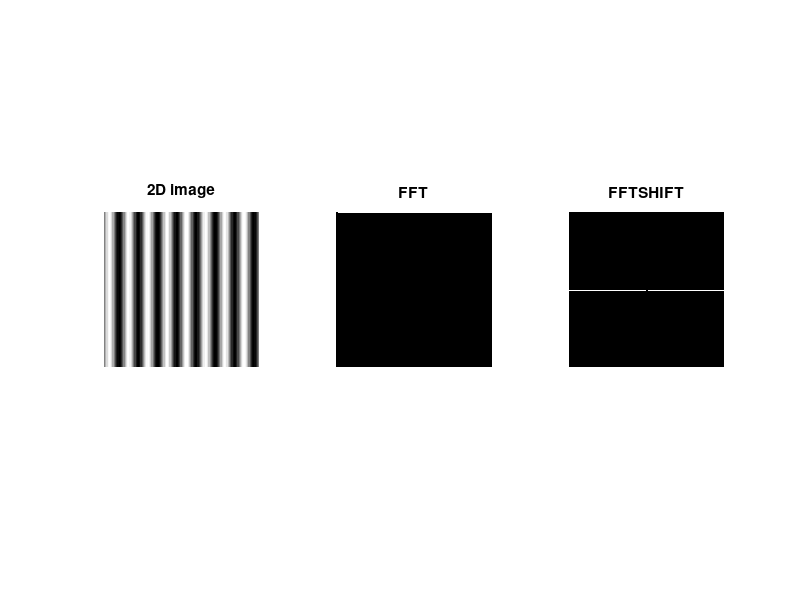
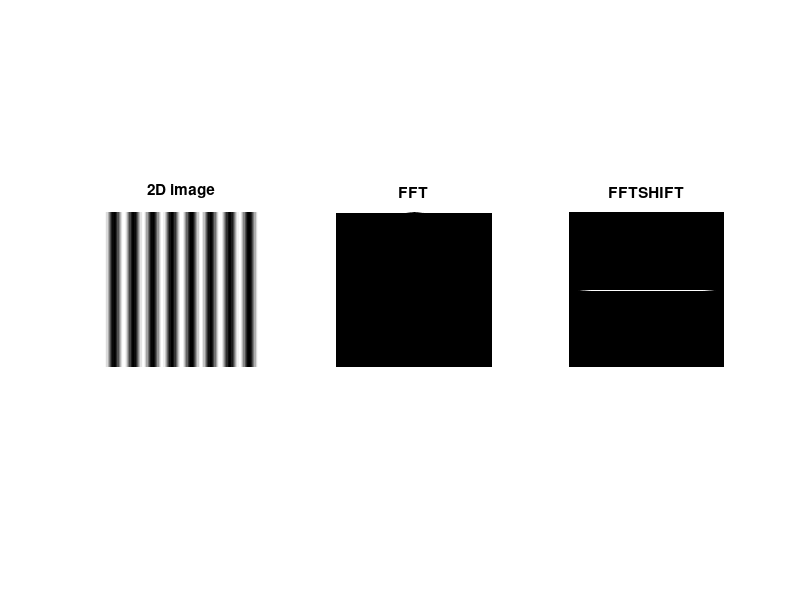
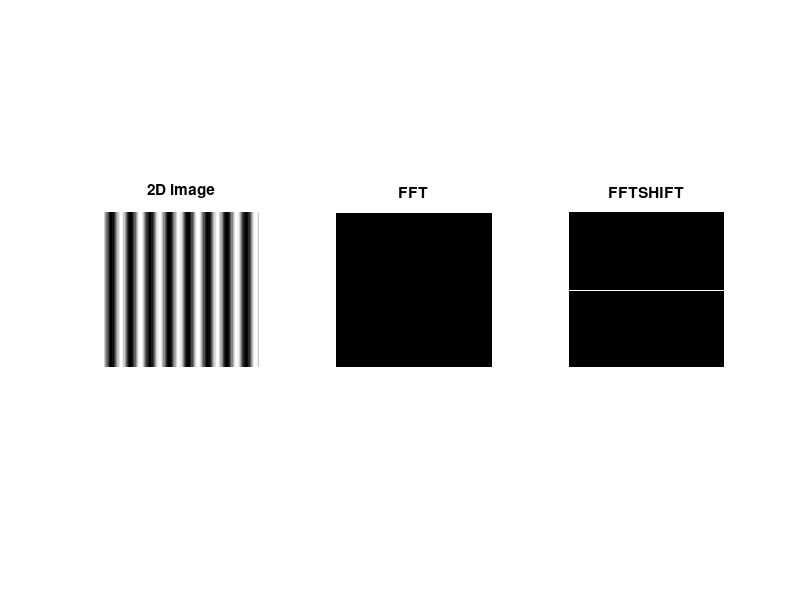

These figures' MATLAB source, in order:
% Part 4 Fourier Transform of a Sinudoid
%%A) Sine wave
N = 128;
image = zeros(N);
x = linspace(-pi,pi,N);

y = sin(x*8);
for i = 1:N
    %for j = 1:N
    image(i,:) = y(:);
    %image(i,j) = sin(2*pi*((j)/N)*8);
    %end
end

subplot(131);
imshow(mat2gray(image));
title('2D image');

%fft
F_image = fft2(image);
subplot(132);
imshow(abs(F_image));
title('FFT');

% recenter origin
subplot(133);
imshow(log(abs(fftshift(F_image))));
title('FFTSHIFT');

print('FFT_of_sinusoid','-dpng');

%%B)
x = linspace(-pi,pi,N);

y = sin(x*8+(pi/2));
for i = 1:N
    %for j = 1:N
    image(i,:) = y(:);
    %image(i,j) = sin(2*pi*((j)/N)*8);
    %end
end

subplot(131);
imshow(mat2gray(image));
title('2D image');

%fft
F_image = fft2(image);
subplot(132);
imshow(abs(F_image));
title('FFT');

% recenter origin
subplot(133);
imshow(log(abs(fftshift(F_image))));
title('FFTSHIFT');

print('FFT_sinusoid_non_itegral','-dpng');

% And Again
x = linspace(-pi,pi,N);

y = sin(x*8+(.789*pi));
for i = 1:N
    %for j = 1:N
    image(i,:) = y(:);
    %image(i,j) = sin(2*pi*((j)/N)*8);
    %end
end

subplot(131);
imshow(mat2gray(image));
title('2D image');

%fft
F_image = fft2(image);
subplot(132);
imshow(abs(F_image));
title('FFT');

% recenter origin
subplot(133);
imshow(log(abs(fftshift(F_image))));
title('FFTSHIFT');

print('FFT_sinusoid_non_itegral_2','-dpng');